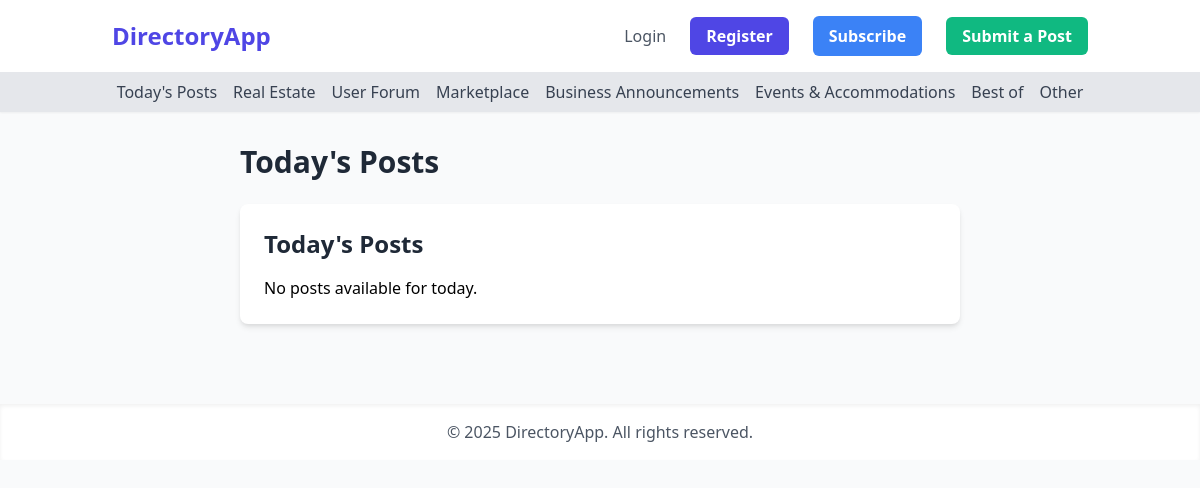
The app's page /todays_posts, older data.
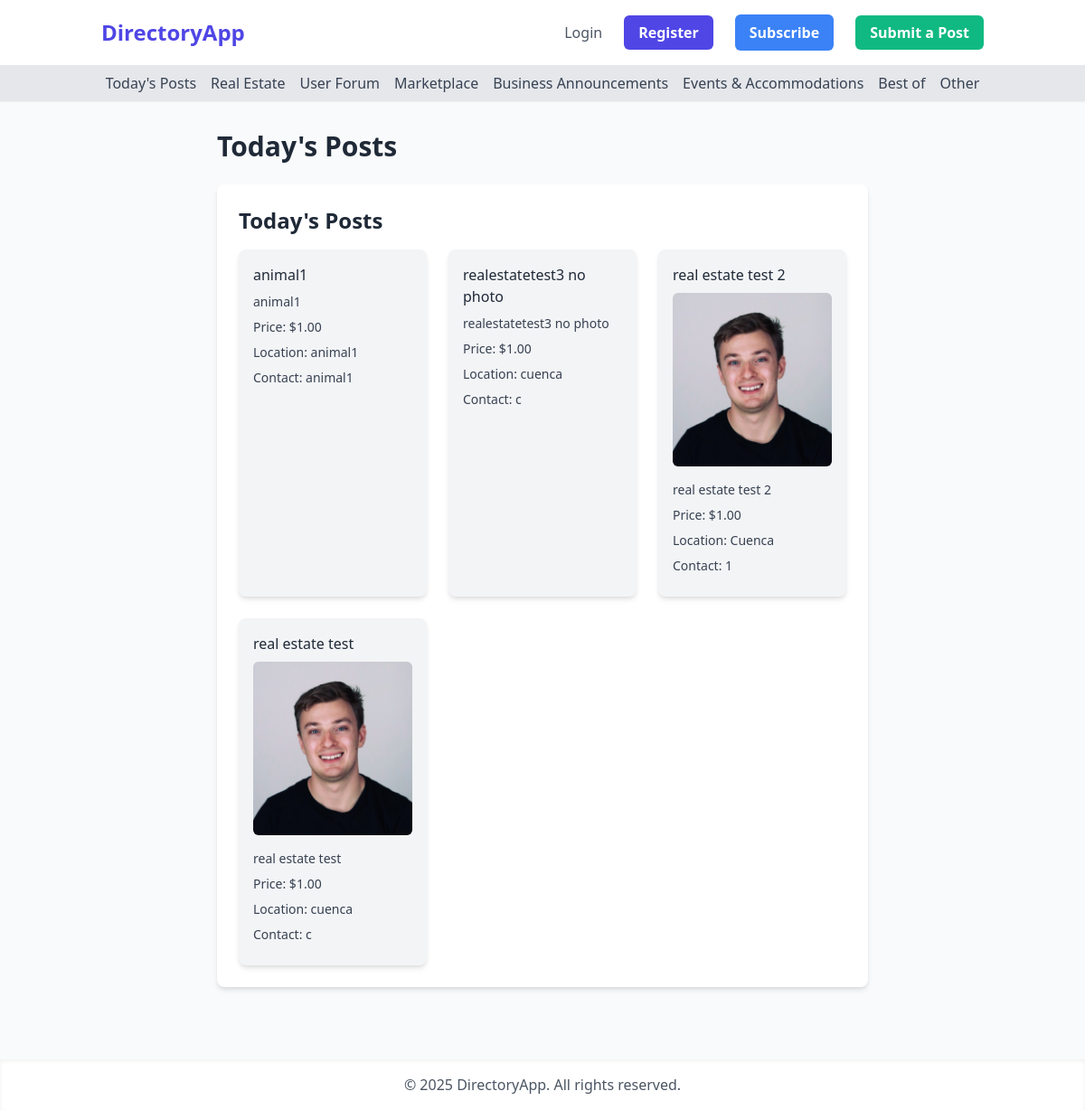
The same page, newer data.
### app/models.py (models this page shows, shortened)
class Post(db.Model):
    __tablename__ = 'posts'
    id = db.Column(db.Integer, primary_key=True)
    title = db.Column(db.String(120), nullable=False)
    description = db.Column(db.Text, nullable=False)
    price = db.Column(db.Numeric(10, 2), nullable=False)
    location = db.Column(db.String(120), nullable=False)
    contact_info = db.Column(db.Text, nullable=False)
    is_active = db.Column(db.Boolean, default=True)
    created_at = db.Column(db.DateTime, default=datetime.utcnow)
    user_id = db.Column(db.Integer, db.ForeignKey('users.id'), nullable=False)
    category = db.Column(db.String(50), nullable=False, default='general')
    photos = db.relationship('Photo', backref='post', lazy=True)

class Photo(db.Model):
    __tablename__ = 'photos'
    id = db.Column(db.Integer, primary_key=True)
    filename = db.Column(db.String(120), nullable=False)
    post_id = db.Column(db.Integer, db.ForeignKey('posts.id'), nullable=False)

### app/main/routes.py (the view)
@main_bp.route('/todays_posts')
def todays_posts():
    today = datetime(2025, 8, 18).date() # Specific date as requested
    posts = Post.query.filter(db.func.date(Post.created_at) == today).order_by(Post.created_at.desc()).all()
    return render_template('todays_posts.html', title='Today\'s Posts', posts=posts)

### app/templates/todays_posts.html (shortened to what this page needs)
{% extends "base.html" %}
{% block content %}
<h1 class="text-3xl font-bold text-gray-800 mb-6">{{ title }}</h1>
    <div class="property-listings bg-white p-6 rounded-lg shadow-md">
        <h2 class="text-2xl font-bold text-gray-800 mb-4">Today's Posts</h2>
        {% if posts %}
            <div class="grid grid-cols-1 md:grid-cols-2 lg:grid-cols-3 gap-6">
                {% for post in posts %}
                    <div class="bg-gray-100 p-4 rounded-lg shadow-md">
                        <h3 class="text-base text-gray-800 mb-2"><a href="{{ url_for('main.post_detail', post_id=post.id) }}">{{ post.title }}</a></h3>
                        {% if post.photos %}
                            {% set first_photo = post.photos[0] %}
                            <img src="{{ url_for('static', filename='uploads/' + first_photo.filename) }}" alt="{{ post.title }}" class="w-full h-48 object-cover rounded-md mb-4">
                        {% endif %}
                        <p class="text-gray-700 mb-2 text-sm">{{ post.description }}</p>
                        {% if post.price %}
                        <p class="text-gray-700 mb-2 text-sm">Price: ${{ "%.2f"|format(post.price) }}</p>
                        {% endif %}
                        {% if post.location %}
                        <p class="text-gray-700 mb-2 text-sm">Location: {{ post.location }}</p>
                        {% endif %}
                        {% if post.contact_info %}
                        <p class="text-gray-700 mb-2 text-sm">Contact: {{ post.contact_info }}</p>
                        {% endif %}
                    </div>
                {% endfor %}
            </div>
        {% else %}
            <p>No posts available for today.</p>
        {% endif %}
    </div>
{% endblock %}

### app/templates/base.html (shortened to what this page needs)
<!DOCTYPE html>
<html lang="en">
<head>
    <link href="https://cdn.jsdelivr.net/npm/tailwindcss@2.2.19/dist/tailwind.min.css" rel="stylesheet">
</head>
<body class="bg-gray-50 font-sans antialiased">
    <nav class="bg-white shadow-md">
        <div class="container mx-auto px-6 py-4">
            <div class="flex justify-between items-center">
                <a class="text-2xl font-bold text-indigo-600 hover:text-indigo-800" href="{{ url_for('main.index') }}">DirectoryApp</a>
                <div class="hidden lg:flex lg:items-center" id="navbar-collapse">
                    <ul class="flex items-center space-x-6 ml-auto">
                        {% if current_user.is_authenticated %}
                            <li><span class="text-gray-800 font-semibold">Welcome, {{ current_user.username }}</span></li>
                            <li><a class="text-gray-600 hover:text-indigo-600" href="{{ url_for('auth.logout') }}">Logout</a></li>
                        {% else %}
                            <li><a class="text-gray-600 hover:text-indigo-600" href="{{ url_for('auth.login') }}">Login</a></li>
                            <li><a class="bg-indigo-600 hover:bg-indigo-700 text-white font-bold py-2 px-4 rounded-md transition duration-300" href="{{ url_for('auth.register') }}">Register</a></li>
                        {% endif %}
                    </ul>
                    <a href="#" class="bg-blue-500 hover:bg-blue-600 text-white font-bold py-2 px-4 rounded-md transition duration-300 ml-6">
                        Subscribe
                    </a>
                    <div class="relative ml-6">
                        {% if current_user.is_authenticated %}
                        <button id="dropdown-toggle" class="bg-green-500 hover:bg-green-600 text-white font-bold py-2 px-4 rounded-md transition duration-300">
                            Submit a Post
                        </button>
                        <div id="dropdown-menu" class="absolute right-0 mt-2 w-56 bg-white rounded-md shadow-lg z-10 hidden">
                            <a href="{{ url_for('main.submit_post', category='display-ad-banner') }}" class="block px-4 py-2 text-sm text-gray-700 hover:bg-gray-100">Display ad / Banner</a>
                            <a href="{{ url_for('main.submit_post', category='article-story') }}" class="block px-4 py-2 text-sm text-gray-700 hover:bg-gray-100">Article / Story</a>
                            <a href="{{ url_for('main.submit_post', category='help-people') }}" class="block px-4 py-2 text-sm text-gray-700 hover:bg-gray-100">Help (People)</a>
                            <a href="{{ url_for('main.submit_post', category='animals') }}" class="block px-4 py-2 text-sm text-gray-700 hover:bg-gray-100">Animals</a>
                            <a href="{{ url_for('main.submit_post', category='thank-you-note') }}" class="block px-4 py-2 text-sm text-gray-700 hover:bg-gray-100">Thank you note</a>
                            <a href="{{ url_for('main.submit_post', category='lost-and-found') }}" class="block px-4 py-2 text-sm text-gray-700 hover:bg-gray-100">Lost and Found</a>
                            <a href="{{ url_for('main.submit_post', category='general-post') }}" class="block px-4 py-2 text-sm text-gray-700 hover:bg-gray-100">General Post</a>
                            <a href="{{ url_for('main.submit_post', category='questions') }}" class="block px-4 py-2 text-sm text-gray-700 hover:bg-gray-100">Questions</a>
                            <a href="{{ url_for('main.submit_post', category='looking-for') }}" class="block px-4 py-2 text-sm text-gray-700 hover:bg-gray-100">Looking for</a>
                            <a href="{{ url_for('main.submit_post', category='events-activities') }}" class="block px-4 py-2 text-sm text-gray-700 hover:bg-gray-100">Events / Activities</a>
                            <a href="{{ url_for('main.submit_post', category='items-for-sale') }}" class="block px-4 py-2 text-sm text-gray-700 hover:bg-gray-100">Items for Sale</a>
                            <a href="{{ url_for('main.submit_post', category='recommendations') }}" class="block px-4 py-2 text-sm text-gray-700 hover:bg-gray-100">Recommendations</a>
                            <a href="{{ url_for('main.submit_post', category='services') }}" class="block px-4 py-2 text-sm text-gray-700 hover:bg-gray-100">Services</a>
                            <a href="{{ url_for('main.submit_post', category='business') }}" class="block px-4 py-2 text-sm text-gray-700 hover:bg-gray-100">Business</a>
                            <a href="{{ url_for('main.submit_post', category='food-entertainment') }}" class="block px-4 py-2 text-sm text-gray-700 hover:bg-gray-100">Food / Entertainment</a>
                            <a href="{{ url_for('main.submit_post', category='real-estate') }}" class="block px-4 py-2 text-sm text-gray-700 hover:bg-gray-100">Real Estate</a>
                        </div>
                        {% else %}
                        <a href="{{ url_for('auth.login') }}" class="bg-green-500 hover:bg-green-600 text-white font-bold py-2 px-4 rounded-md transition duration-300">
                            Submit a Post
                        </a>
                        {% endif %}
                    </div>
                </div>
            </div>
        </div>
    </nav>
    <nav class="bg-gray-200 shadow-sm">
        <div class="container mx-auto px-6 py-2">
            <div class="flex justify-center items-center space-x-4">
                <a href="{{ url_for('main.todays_posts') }}" class="text-gray-700 hover:text-indigo-600 font-medium">Today's Posts</a>
                <a href="{{ url_for('main.real_estate') }}" class="text-gray-700 hover:text-indigo-600 font-medium">Real Estate</a>
                <a href="{{ url_for('main.user_forum') }}" class="text-gray-700 hover:text-indigo-600 font-medium">User Forum</a>
                <a href="{{ url_for('main.marketplace') }}" class="text-gray-700 hover:text-indigo-600 font-medium">Marketplace</a>
                <a href="{{ url_for('main.business_announcements') }}" class="text-gray-700 hover:text-indigo-600 font-medium">Business Announcements</a>
                <a href="{{ url_for('main.events_accommodations') }}" class="text-gray-700 hover:text-indigo-600 font-medium">Events & Accommodations</a>
                <a href="{{ url_for('main.best_of') }}" class="text-gray-700 hover:text-indigo-600 font-medium">Best of</a>
                <div class="relative">
                    <button id="other-dropdown-toggle" class="text-gray-700 hover:text-indigo-600 font-medium">
                        Other
                    </button>
                </div>
            </div>
        </div>
    </nav>
    <main class="container mx-auto px-6 py-8 max-w-3xl">
        {% block content %}{% endblock %}
    </main>
    <footer class="bg-white shadow-inner mt-12">
        <div class="container mx-auto px-6 py-4 text-center text-gray-600">
            <p>&copy; 2025 DirectoryApp. All rights reserved.</p>
        </div>
    </footer>
</body>
</html>

Row changes from the older to the newer data that the page shows:
added Post: title "animal1", description "animal1", price "1.00", location "animal1", contact_info "animal1"
added Post: title "realestatetest3 no photo", description "realestatetest3 no photo", price "1.00", location "cuenca", contact_info "c"
added Post: title "real estate test 2", filename (picture), description "real estate test 2", price "1.00", location "Cuenca", contact_info "1"
added Post: title "real estate test", filename (picture), description "real estate test", price "1.00", location "cuenca", contact_info "c"
Text that changed along with them:
text no longer shown: "No posts available for today."
